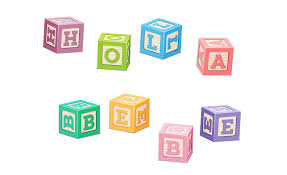
#> input picture 1234.jpeg, 287 x 175 px, found by its file name
$ python '07_Counting Objects.py'
#> lines starting #> are read from the running program, lines starting #| are printed output that depends on the picture; after the words box and inside, x2 and y2 are one past the last pixel; in counts of white or black regions, pixels touching at a corner belong together
# import the necessary packages
import imutils
import cv2

image = cv2.imread('/home/gauri/Desktop/1234.jpeg',1)
#> image is the input picture: shape (175, 287, 3); mean B, G, R 235.7, 239.1, 240.3
cv2.imshow("Image", image)
cv2.waitKey(0)

#convert the image to grayscale
gray = cv2.cvtColor(image, cv2.COLOR_BGR2GRAY)
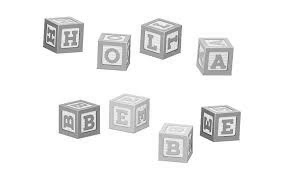
#> gray: shape (175, 287); min 54, max 255, mean 239.1
cv2.imshow("Gray", gray)
cv2.waitKey(0)

# applying edge detection we can find the outlines of objects in
# images
edged = cv2.Canny(gray, 30, 150)
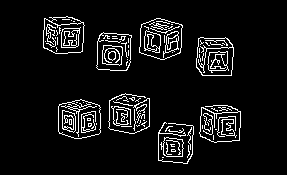
#> edged: shape (175, 287); 7.3% white in thin lines or dots, all inside (x1, y1, x2, y2) = (43, 16, 241, 164)
cv2.imshow("Edged", edged)
cv2.waitKey(0)

# threshold the image by setting all pixel values less than 225
# to 255 (white; foreground) and all pixel values >= 225 to 255
# (black; background), thereby segmenting the image
thresh = cv2.threshold(gray, 225, 255, cv2.THRESH_BINARY_INV)[1]
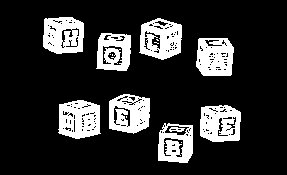
#> thresh: shape (175, 287); 18.5% white; 15 white regions (6 under 20 px)
cv2.imshow("Thresh", thresh)
cv2.waitKey(0)


# find contours (i.e., outlines) of the foreground objects in the
# thresholded image
cnts = cv2.findContours(thresh.copy(), cv2.RETR_EXTERNAL,
	cv2.CHAIN_APPROX_SIMPLE)
#> cnts = 8 contours; box (x1, y1, x2, y2) and area: (139, 18, 182, 60) 1374, (58, 100, 101, 139) 1339, (109, 94, 150, 134) 1330, (200, 105, 241, 142) 1288, (43, 17, 84, 54) 1288, (196, 38, 234, 76) 1238, (158, 123, 193, 163) 1181, (96, 33, 131, 71) 1116
cnts = imutils.grab_contours(cnts)
output = image.copy()
# loop over the contours
for c in cnts:
	# draw each contour on the output image with a 3px thick purple
	# outline, then display the output contours one at a time
	cv2.drawContours(output, [c], -1, (240, 0, 159), 3)
	cv2.imshow("Contours", output)
	cv2.waitKey(0)
#> this loop made 8 passes
#> pass 1, `cv2.imshow("Contours", output)`:
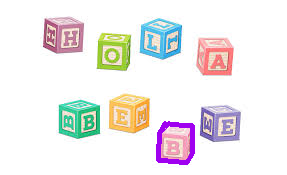
#> window 'Contours': shape (175, 287, 3); mean B, G, R 236, 236.5, 239.2
#> pass 2, `cv2.imshow("Contours", output)`:
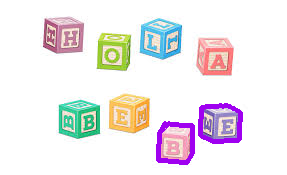
#> window 'Contours': shape (175, 287, 3); mean B, G, R 236.3, 234, 238.7
#> after the loop:
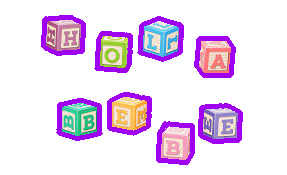
#> output: shape (175, 287, 3); 10.46% of pixels changed, all inside (x1, y1, x2, y2) = (41, 15, 243, 165)

# draw the total number of contours found in purple
text = "I found {} objects!".format(len(cnts))
#> text = 'I found 8 objects!'
cv2.putText(output, text, (10, 25),  cv2.FONT_HERSHEY_SIMPLEX, 0.7,
	(240, 0, 159), 2)
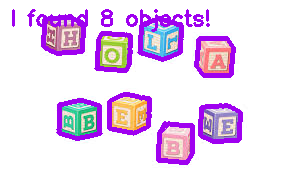
#> output: shape (175, 287, 3); 2.05% of pixels changed, all inside (x1, y1, x2, y2) = (12, 9, 210, 32)
cv2.imshow("Contours", output)
cv2.waitKey(0)
